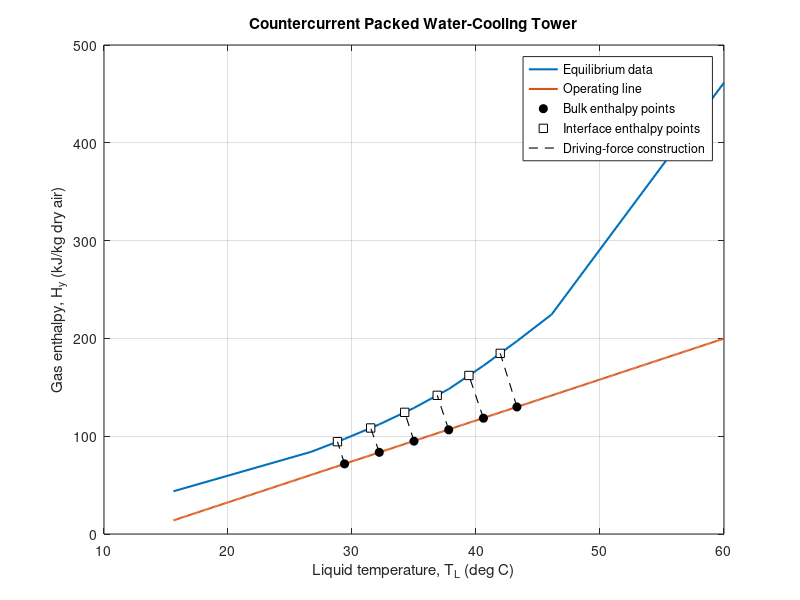

The MATLAB source for this figure:
%%%%%%%%%%%%%%%%%%%%%%%%%%%%%%%%%%%%%%%%%%%%%%%%%%%%%%%%%%%%%%%%%%%%%%%%%%%
% Process Simulation Laboratory-I
%
% Aim: To determine the required packing height of a countercurrent
%      water-cooling tower using equilibrium enthalpy data, the height of
%      a transfer unit (HTU), and the number of transfer units (NTU).
%
% Author: Mridun Gupta (IMT.CE, 2024)
%
% Roll Number: J24IMT624
%%%%%%%%%%%%%%%%%%%%%%%%%%%%%%%%%%%%%%%%%%%%%%%%%%%%%%%%%%%%%%%%%%%%%%%%%%%

clc;
clear;
close all;

format short g;
format compact;

%% ----------------------- EQUILIBRIUM DATA -------------------------------

% Saturated air-water equilibrium data
% T_liq is liquid temperature in degree Celsius.
% Hy is enthalpy in J/kg dry air.
T_liq = [15.6 26.7 29.4 32.2 35.0 37.8 40.6 43.3 46.1 60.0];
Hy = [43.68e3 84.0e3 97.2e3 112.1e3 128.9e3 ...
      148.2e3 172.1e3 197.2e3 224.5e3 461.5e3];

n = length(T_liq);

% Convert liquid temperatures to Kelvin for the fitted polynomial.
T = T_liq + 273.15;

%% ----------------------- GIVEN PROCESS DATA -----------------------------

G = 1.356;                    % kg dry air/(s m^2)
L = 1.356;                    % kg water/(s m^2)

T1 = 29.4;                    % deg C, cold-water temperature
T2 = 43.3;                    % deg C, hot-water temperature

TG1 = 29.4;                   % deg C, entering-air dry-bulb temperature
Twb1 = 23.9;                  % deg C, entering-air wet-bulb temperature
H1 = 0.0165;                  % kg water/kg dry air, from psychrometric chart

kGa = 1.207e-7;               % kgmol/(s m^3 Pa)
P_total = 1.013e5;            % Pa
MB = 29;                      % kg dry air/kgmol
cL = 4.187e3;                  % J/(kg K)

% Given coefficient ratio from the problem statement.
hLa_over_kGaMBP = 4.187e4;    % J/(kg K)

%% ----------------------- EQUILIBRIUM RELATION ---------------------------

% Fit Hy = a2*T^2 + a1*T + a0 using a second-order polynomial.
P_eq = polyfit(T,Hy,2);

a2 = P_eq(1);
a1 = P_eq(2);
a0 = P_eq(3);

%% ----------------------- INPUT/OUTPUT ENTHALPIES -------------------------

% Moist-air enthalpy relation, with T in degree Celsius:
% Hy = (1.005 + 1.88*H)*1000*T + H*2.501e6
Hy1 = (1.005 + 1.88*H1)*1000*T1 + H1*2.501e6;

% Overall heat balance:
% G*(Hy2-Hy1) = L*cL*(T2-T1)
Hy2 = Hy1 + (L/G)*cL*(T2-T1);

%% ----------------------- OPERATING LINE ---------------------------------

% The operating line passes through (TL1,Hy1) and (TL2,Hy2).
% Temperatures are converted to Kelvin to match the equilibrium fit.
TL1 = T1 + 273.15;
TL2 = T2 + 273.15;

P1 = polyfit([TL1 TL2],[Hy1 Hy2],1);
intercept = P1(2);
slope = P1(1);

%% ----------------------- HEIGHT OF TRANSFER UNIT ------------------------

% Gas-side height of a transfer unit:
% HTU = G/(MB*kGa*P_total)
HTU = G/(MB*kGa*P_total);

%% ----------------------- STAIRCASE / DRIVING-FORCE DATA -----------------

% Values below are the staircase/interface enthalpy readings for the
% supplied problem. Units are J/kg dry air.
Hy_stair = [71.7 83.5 94.9 106.5 118.4 129.9]*1e3;
Hyi_stair = [94.4 108.4 124.4 141.8 162.1 184.7]*1e3;

driving_force = Hyi_stair - Hy_stair;

% Reciprocal driving force for the NTU integration.
dN_dHy = 1./driving_force;

%% ----------------------- NUMBER OF TRANSFER UNITS -----------------------

% Integrate 1/(Hyi-Hy) with respect to bulk-gas enthalpy using trapz.
NTU = trapz(Hy_stair,dN_dHy);

%% ----------------------- REQUIRED PACKING HEIGHT ------------------------

Z = HTU*NTU;

%% ----------------------- DISPLAY RESULTS --------------------------------

fprintf('==============================================================\n');
fprintf('       PROCESS SIMULATION LABORATORY-I : COOLING TOWER\n');
fprintf('==============================================================\n\n');

fprintf('Number of equilibrium data points, n = %d\n',n);
fprintf('Entering-air dry-bulb temperature, TG1 = %.2f deg C\n',TG1);
fprintf('Entering-air wet-bulb temperature, Twb1 = %.2f deg C\n',Twb1);
fprintf('Entering-air humidity, H1 = %.6f kg water/kg dry air\n\n',H1);

fprintf('Input-air enthalpy, Hy1 = %.3f J/kg dry air\n',Hy1);
fprintf('Output-air enthalpy, Hy2 = %.3f J/kg dry air\n\n',Hy2);

fprintf('Equilibrium polynomial (T in K):\n');
fprintf('Hy = %.6e*T^2 + %.6e*T + %.6e\n\n',a2,a1,a0);

fprintf('Operating line:\n');
fprintf('Hy = %.6f*T(K) + %.6f\n\n',slope,intercept);

fprintf('Given hLa/(kGa*MB*P) = %.3f J/(kg K)\n',hLa_over_kGaMBP);
fprintf('HTU = %.6f m\n',HTU);

fprintf('\nStaircase and driving-force table:\n');
fprintf('Hy (J/kg)       Hyi (J/kg)      Hyi-Hy (J/kg)    1/(Hyi-Hy)\n');
for i = 1:length(Hy_stair)
    fprintf('%12.1f   %12.1f   %12.1f   %12.6e\n', ...
        Hy_stair(i),Hyi_stair(i),driving_force(i),dN_dHy(i));
end

fprintf('\nNTU = %.6f\n',NTU);
fprintf('Required packing height, Z = %.6f m\n',Z);
fprintf('Textbook rounded value (graphical readings) is approximately 6.98 m.\n');
fprintf('==============================================================\n');

%% ----------------------- ENTHALPY DIAGRAM -------------------------------

T_plot_K = linspace(min(T),max(T),500);
Hy_eq_plot = a0 + a1*T_plot_K + a2*T_plot_K.^2;
Hy_op_plot = intercept + slope*T_plot_K;

figure('Name','Countercurrent Cooling Tower Enthalpy Diagram', ...
       'NumberTitle','off');

plot(T_liq,Hy/1000,'LineWidth',1.5);
hold on;
plot(T_plot_K-273.15,Hy_op_plot/1000,'LineWidth',1.5);

% Bulk points associated with the enthalpy staircase.
T_bulk = [29.4 32.2 35.0 37.8 40.6 43.3];
plot(T_bulk,Hy_stair/1000,'ko','MarkerFaceColor','k');

% Approximate interface temperatures from the supplied equilibrium table.
T_interface = interp1(Hy,T_liq,Hyi_stair,'linear','extrap');
plot(T_interface,Hyi_stair/1000,'ks','MarkerFaceColor','w');

for i = 1:length(T_bulk)
    plot([T_bulk(i) T_interface(i)], ...
         [Hy_stair(i) Hyi_stair(i)]/1000,'k--','LineWidth',0.8);
end

grid on;
xlabel('Liquid temperature, T_L (deg C)');
ylabel('Gas enthalpy, H_y (kJ/kg dry air)');
title('Countercurrent Packed Water-Cooling Tower');
legend('Equilibrium data','Operating line','Bulk enthalpy points', ...
       'Interface enthalpy points','Driving-force construction', ...
       'Location','best');
hold off;

%% ----------------------- FINAL CHECKS -----------------------------------

if any(driving_force <= 0)
    warning('One or more enthalpy driving forces are non-positive.');
end

if HTU <= 0 || NTU <= 0 || Z <= 0
    warning('HTU, NTU, and packing height should all be positive.');
end
